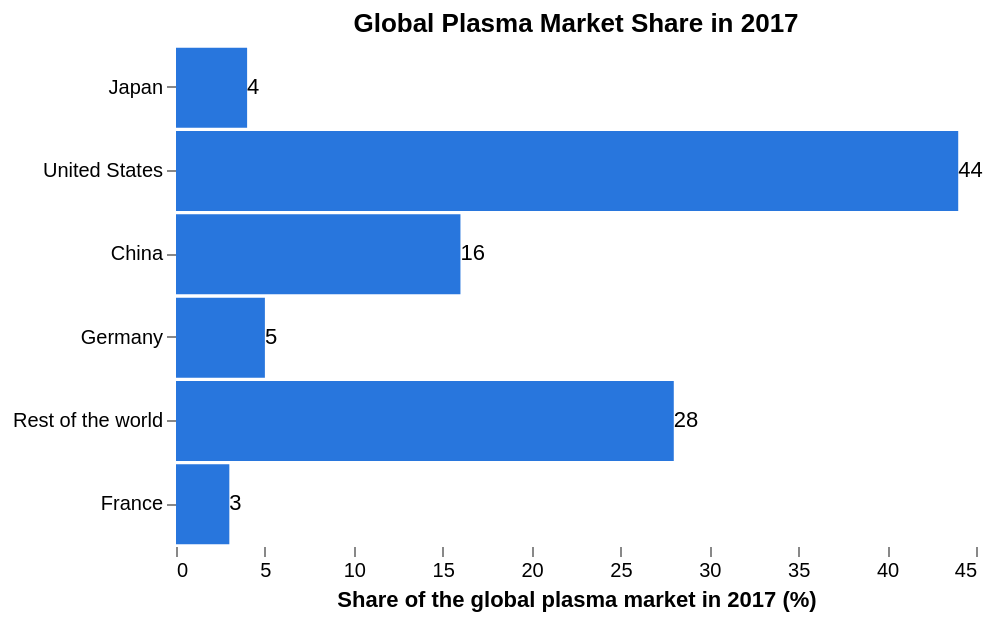

Write a Vega-Lite specification for this figure.
### Vega-Lite specification from a JSON file in a GitHub repository (floating-point values rounded to 4 significant figures)
{"$schema": "https://vega.github.io/schema/vega-lite/v5.json", "config": {"view": {"stroke": "transparent"}}, "vconcat": [{"title": "Global Plasma Market Share in 2017", "description": "A comparison of the share of the global plasma market in different countries in 2017.", "width": 400, "height": 250, "data": {"values": [{"Country": "United States", "Share": 44}, {"Country": "China", "Share": 16}, {"Country": "Germany", "Share": 5}, {"Country": "Japan", "Share": 4}, {"Country": "France", "Share": 3}, {"Country": "Rest of the world", "Share": 28}]}, "layer": [{"mark": {"type": "bar"}, "encoding": {"color": {"condition": {"test": "datum.Country === 'none'", "value": "#2876dd"}, "value": "#2876dd"}, "opacity": {"condition": {"test": "datum.Country === 'none'", "value": 1}, "value": 1}, "size": {"condition": {"test": "datum.Country === 'none'", "value": 30}, "value": 40}}}, {"mark": {"type": "text", "align": "left", "baseline": "middle", "dx": 0, "dy": 0, "angle": 0, "fontSize": 11, "color": "black", "opacity": 1}, "encoding": {"text": {"field": "Share", "type": "quantitative"}, "color": {"value": "#000000"}}}], "encoding": {"y": {"field": "Country", "type": "nominal", "axis": {"title": "", "grid": false, "tickCount": 6, "domain": false}, "sort": ["Japan", "United States", "China", "Germany", "Rest of the world", "France"]}, "x": {"field": "Share", "type": "quantitative", "axis": {"title": "Share of the global plasma market in 2017 (%)", "grid": false, "tickCount": 7, "domain": false}}}}], "name": "1045"}
